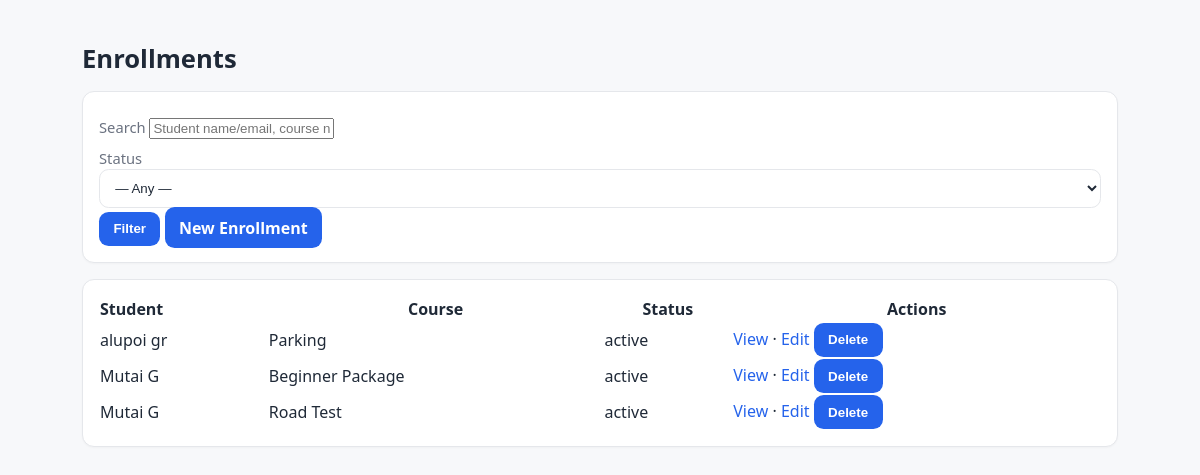
/public/enrollments/index.php (signed in), run on the app's committed database.
### tables this page shows
CREATE TABLE `enrollments` (
  `id` int(11) NOT NULL,
  `student_id` int(11) NOT NULL,
  `course_id` int(11) NOT NULL,
  `status` enum('active','completed','cancelled') NOT NULL DEFAULT 'active',
  `enrolled_at` timestamp NOT NULL DEFAULT current_timestamp()
);

CREATE TABLE `users` (
  `id` int(11) NOT NULL,
  `email` varchar(191) NOT NULL,
  `password_hash` varchar(255) DEFAULT NULL,
  `first_name` varchar(100) NOT NULL,
  `last_name` varchar(100) NOT NULL,
  `phone` varchar(50) DEFAULT NULL,
  `is_active` tinyint(1) NOT NULL DEFAULT 1,
  `created_at` timestamp NOT NULL DEFAULT current_timestamp(),
  `role` enum('admin','staff','instructor','student') NOT NULL DEFAULT 'student'
);

CREATE TABLE `courses` (
  `id` int(11) NOT NULL,
  `branch_id` int(11) DEFAULT NULL,
  `name` varchar(150) NOT NULL,
  `description` text DEFAULT NULL,
  `price_cents` int(11) NOT NULL DEFAULT 0,
  `lessons_count` int(11) NOT NULL DEFAULT 0,
  `total_hours` decimal(5,2) NOT NULL DEFAULT 0.00,
  `is_active` tinyint(1) NOT NULL DEFAULT 1,
  `created_at` timestamp NOT NULL DEFAULT current_timestamp()
);

### php/Models/Enrollment.php (called while the page is built, shortened)
<?php
class Enrollment
{
    public static function all(?string $q = null, ?string $status = null): array {
        $pdo = Database::pdo();
        $where = [];
        $params = [];
        $sql = "SELECT e.*,
                       s.id AS student_id,
                       u.first_name, u.last_name, u.email,
                       c.name AS course_name, c.lessons_count AS course_required
                , c.lessons_count AS course_required FROM enrollments e
                JOIN students s ON s.id = e.student_id
                LEFT JOIN users u ON u.id = s.user_id
                JOIN courses c ON c.id = e.course_id";
        $sql .= " ORDER BY e.id DESC";
        $stmt = $pdo->prepare($sql);
        $stmt->execute($params);
        return $stmt->fetchAll(PDO::FETCH_ASSOC);
    }
}

### public/enrollments/index.php (the view, shortened to what this page needs)
<?php
require_once __DIR__ . '/../../php/Models/Enrollment.php';
$q = trim($_GET['q'] ?? '');
$status = $_GET['status'] ?? '';
$rows = Enrollment::all($q, $status);
?>
<!doctype html>
<html lang="en">
<head>
  <link rel="stylesheet" href="../../assets/css/main.css">
</head>
<body>
<main class="container">
  <h1>Enrollments</h1>
  <form method="get" class="card" style="margin-bottom:1rem;">
    <label>Search
      <input name="q" value="<?= htmlspecialchars($q) ?>" placeholder="Student name/email, course name">
    </label>
    <label>Status
      <select name="status">
        <option value="">— Any —</option>
      </select>
    </label>
    <button type="submit">Filter</button>
    <a class="btn" href="create.php">New Enrollment</a>
  </form>
  <div class="card">
    <table style="width:100%; border-collapse: collapse;">
      <thead><tr>
        <th style='text-align:left'>Student</th>
        <th>Course</th>
        <th>Status</th>
        <th>Actions</th>
      </tr></thead>
      <tbody>
      <?php foreach ($rows as $r): $name = trim(($r['first_name'] ?? '') . ' ' . ($r['last_name'] ?? '')); ?>
        <tr>
          <td><?= htmlspecialchars($name ?: $r['email'] ?: ('Student #'.(int)$r['student_id'])) ?></td>
          <td><?= htmlspecialchars($r['course_name'] ?? '—') ?></td>
          <td><?= htmlspecialchars($r['status'] ?? '—') ?></td>
          <td>
            <a href="view.php?id=<?= (int)$r['id'] ?>">View</a> ·
            <a href="edit.php?id=<?= (int)$r['id'] ?>">Edit</a>
            <form method="post" action="delete.php" style="display:inline" onsubmit="return confirm('Delete this enrollment?');">
              <button type="submit">Delete</button>
            </form>
          </td>
        </tr>
      <?php endforeach; if (empty($rows)): ?>
        <tr><td colspan="4">No enrollments found.</td></tr>
      <?php endif; ?>
      </tbody>
    </table>
  </div>
</main>
</body>
</html>

### assets/css/main.css (style rules this page uses)
:root { --bg:#f7f8fa; --card:#ffffff; --text:#1f2937; --muted:#6b7280; --primary:#2563eb; --primary-600:#1d4ed8; --border:#e5e7eb; --accent:#10b981; --danger:#ef4444; }
* { box-sizing:border-box }
html,body { height:100% }
body { margin:0; font-family:system-ui,-apple-system,Segoe UI,Roboto,Ubuntu,Cantarell,Noto Sans,sans-serif; color:var(--text); background:var(--bg); line-height:1.5; }
.container { max-width:1100px;margin:5px auto;padding:2rem }
a { color:var(--primary);text-decoration:none }
.card { background:var(--card);border:1px solid var(--border);border-radius:12px;padding:1rem;margin:.75rem 0;box-shadow:0 1px 2px rgba(0,0,0,.03) }
h1 { font-size:1.6rem;margin:.2rem 0 .8rem }
form label { display:block;margin:.5rem 0 .25rem;color:var(--muted);font-size:.92rem }
input[type="text"],input[type="number"],input[type="datetime-local"],input[type="date"],input[type="email"],input[type="password"],select,textarea { width:100%;padding:.6rem .7rem;border:1px solid var(--border);border-radius:.6rem;background:var(--card);color:var(--text) }
button,.btn,input[type="submit"] { appearance:none;border:0;border-radius:.6rem;background:var(--primary);color:#fff;padding:.6rem .9rem;font-weight:600;cursor:pointer }

### data on the page
enrollments: users.first_name+last_name "alupoi gr", course.name "Parking", status "active"
enrollments: users.first_name+last_name "Mutai G", course.name "Beginner Package", status "active"
enrollments: users.first_name+last_name "Mutai G", course.name "Road Test", status "active"
